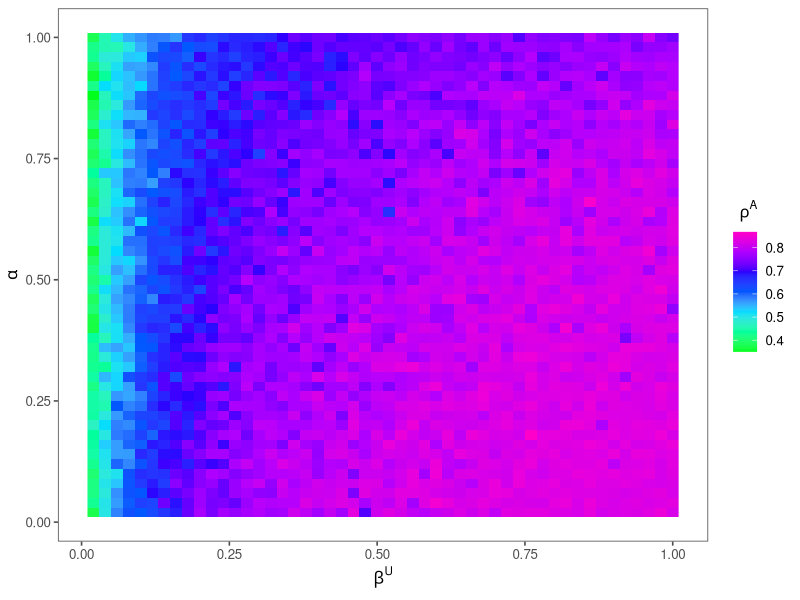
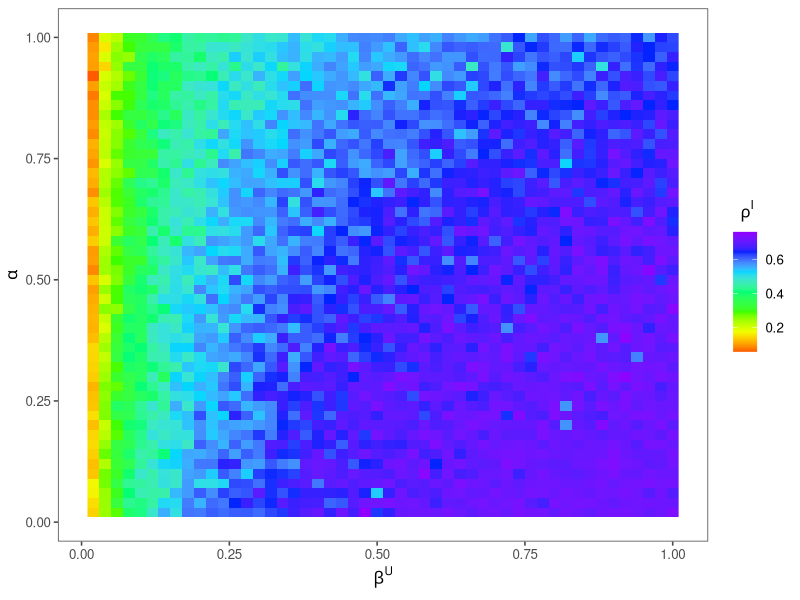
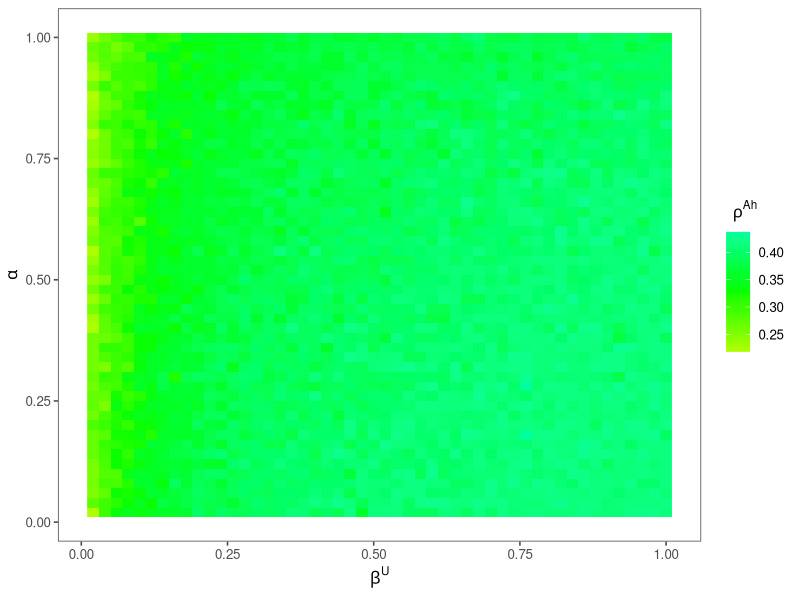
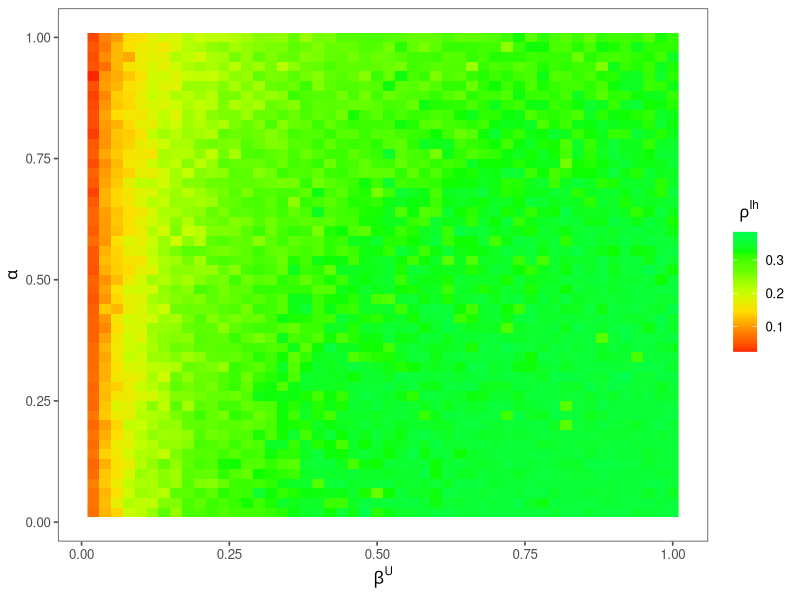
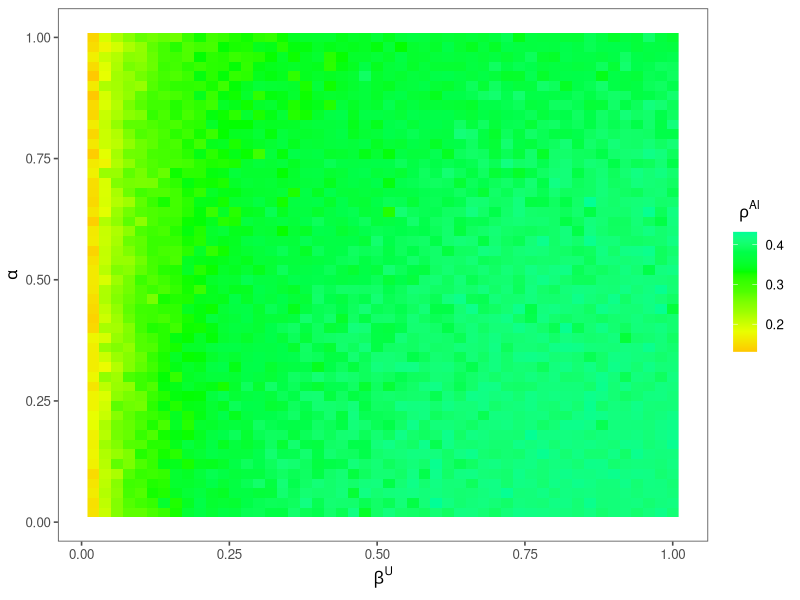
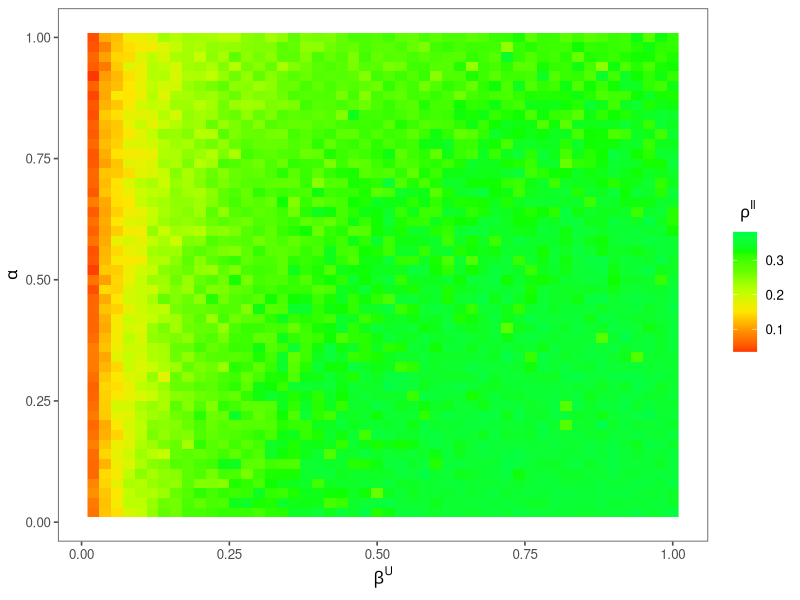
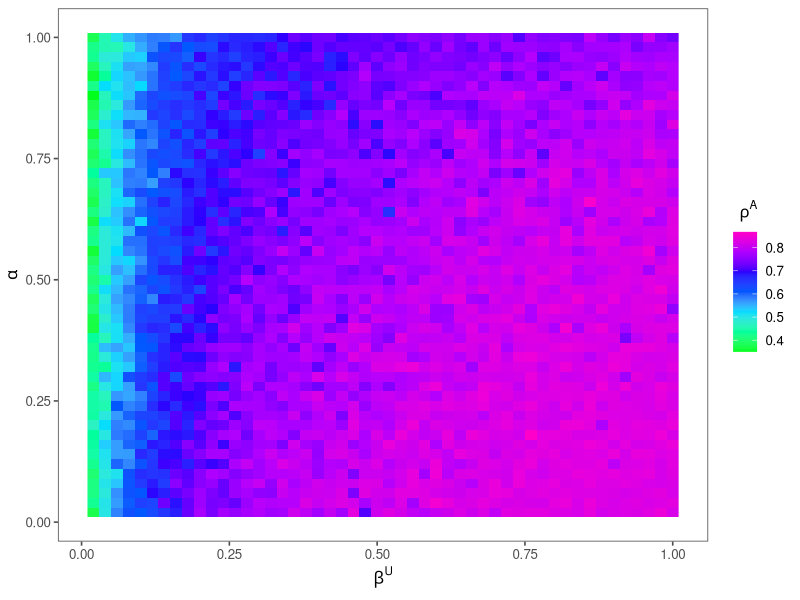
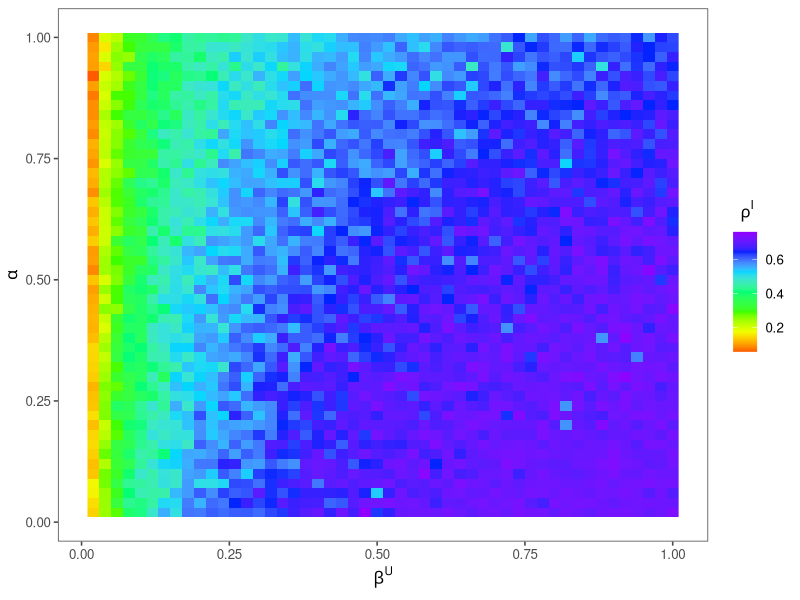

Write R code to recreate these figures, in order.
suppressPackageStartupMessages(suppressWarnings({
  library(igraph)
  library(progress)
  library(magrittr)
  library(tidyverse)
  library(ggthemes)
  library(RColorBrewer)
  library(parallel)
  library(foreach)
  library(doParallel)
  library(tidyr)
  library(ggplot2)
}))

t1<-Sys.time()


setwd(dirname(rstudioapi::getActiveDocumentContext()$path))
getwd()

Exp3_data<-read.csv("MC_Exp3_beta_alpha.csv") %>% 
  mutate(order=1:nrow(.)) %>% 
  select(order,everything())

#1. rho_A
df<-Exp3_data[,c(2,3,4)] %>%
  purrr::set_names("alpha","beta_U","rho_A")

ggplot(df,aes(x=beta_U,y=alpha,fill=rho_A))+
  geom_raster() +
  scale_fill_gradientn(colours =rainbow(n=7,start=min(df$rho_A),end=max(df$rho_A)))+
  theme_few()+
  ylab(expression(alpha))+
  xlab(expression(beta^U))+
  guides(fill=guide_colorbar(title= expression(rho^A),title.hjust =  .2))

ggsave("exp3rhoA.png",width=15, height=13,units="cm",dpi = 300)



#2. rho_I
df<-Exp3_data[,c(2,3,5)] %>%
  purrr::set_names("alpha","beta_U","rho_I")

ggplot(df,aes(y=alpha,x=beta_U,fill=rho_I))+
  geom_raster() +
  scale_fill_gradientn(colours =rainbow(7,start=min(df$rho_I),end=max(df$rho_I)))+
  theme_few()+
  ylab(expression(alpha))+
  xlab(expression(beta^U))+
  guides(fill=guide_colorbar(title= expression(rho^I),title.hjust =  .2))

ggsave("exp3rhoI.png",width=15, height=13,units="cm",dpi = 600)



#3. rho_Ah
df<-Exp3_data[,c(2,3,6)] %>%
  purrr::set_names("alpha","beta_U","rho_Ah")

ggplot(df,aes(y=alpha,x=beta_U,fill=rho_Ah))+
  geom_raster() +
  scale_fill_gradientn(colours =rainbow(7,start=min(df$rho_Ah),end=max(df$rho_Ah)))+
  theme_few()+
  ylab(expression(alpha))+
  xlab(expression(beta^U))+
  guides(fill=guide_colorbar(title= expression(rho^Ah),title.hjust =  .2))

ggsave("exp3rhoAh.png",width=15, height=13,units="cm",dpi = 600)



#4. rho_Ih
df<-Exp3_data[,c(2,3,7)] %>%
  purrr::set_names("alpha","beta_U","rho_Ih")

ggplot(df,aes(y=alpha,x=beta_U,fill=rho_Ih))+
  geom_raster() +
  scale_fill_gradientn(colours =rainbow(7,start=min(df$rho_Ih),end=max(df$rho_Ih)))+
  theme_few()+
  ylab(expression(alpha))+
  xlab(expression(beta^U))+
  guides(fill=guide_colorbar(title= expression(rho^Ih),title.hjust =  .2))

ggsave("exp3rhoIh.png",width=15, height=13,units="cm",dpi = 600)



#5. rho_Al
df<-Exp3_data[,c(2,3,8)] %>%
  purrr::set_names("alpha","beta_U","rho_Al")

ggplot(df,aes(y=alpha,x=beta_U,fill=rho_Al))+
  geom_raster() +
  scale_fill_gradientn(colours =rainbow(7,start=min(df$rho_Al),end=max(df$rho_Al)))+
  theme_few()+
  ylab(expression(alpha))+
  xlab(expression(beta^U))+
  guides(fill=guide_colorbar(title= expression(rho^Al),title.hjust =  .2))

ggsave("exp3rhoAl.png",width=15, height=13,units="cm",dpi = 600)



#6. rho_Il
df<-Exp3_data[,c(2,3,9)] %>%
  purrr::set_names("alpha","beta_U","rho_Il")

ggplot(df,aes(y=alpha,x=beta_U,fill=rho_Il))+
  geom_raster() +
  scale_fill_gradientn(colours =rainbow(7,start=min(df$rho_Il),end=max(df$rho_Il)))+
  theme_few()+
  # scale_x_continuous(limits = c(0,0.5),
  #                    breaks = c(0,0.1,0.2,0.3,0.4,0.5))+
  # scale_y_continuous(limits = c(0.5,1),
  #                    breaks = c(0.5,0.6,0.7,0.8,0.9,1))+
  ylab(expression(alpha))+
  xlab(expression(beta^U))+
  guides(fill=guide_colorbar(title= expression(rho^Il),title.hjust =  .2))

ggsave("exp3rhoIl.png",width=15, height=13,units="cm",dpi = 600)


t2<-Sys.time()
t1;t2;t2-t1 
